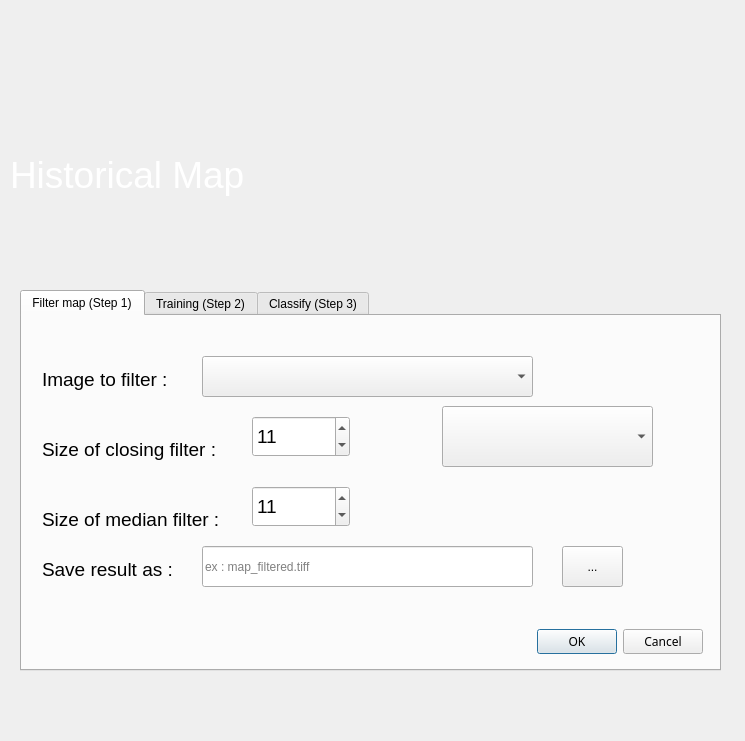
<?xml version="1.0" encoding="UTF-8"?>
<ui version="4.0">
 <class>HistoricalMap</class>
 <widget class="QDialog" name="HistoricalMap">
  <property name="geometry">
   <rect>
    <x>0</x>
    <y>0</y>
    <width>745</width>
    <height>741</height>
   </rect>
  </property>
  <property name="windowTitle">
   <string>HistoricalMap - Automatic vectorizing old forests</string>
  </property>
  <widget class="QTabWidget" name="tabWidget">
   <property name="geometry">
    <rect>
     <x>20</x>
     <y>290</y>
     <width>701</width>
     <height>381</height>
    </rect>
   </property>
   <property name="accessibleDescription">
    <string/>
   </property>
   <property name="currentIndex">
    <number>0</number>
   </property>
   <widget class="QWidget" name="tab">
    <attribute name="title">
     <string>Filter map (Step 1)</string>
    </attribute>
    <widget class="QLabel" name="tiffImageLabel_2">
     <property name="geometry">
      <rect>
       <x>20</x>
       <y>120</y>
       <width>221</width>
       <height>27</height>
      </rect>
     </property>
     <property name="font">
      <font>
       <pointsize>14</pointsize>
      </font>
     </property>
     <property name="text">
      <string>Size of closing filter :</string>
     </property>
    </widget>
    <widget class="QLabel" name="tiffImageLabel_3">
     <property name="geometry">
      <rect>
       <x>20</x>
       <y>190</y>
       <width>191</width>
       <height>27</height>
      </rect>
     </property>
     <property name="font">
      <font>
       <pointsize>14</pointsize>
      </font>
     </property>
     <property name="text">
      <string>Size of median filter :</string>
     </property>
    </widget>
    <widget class="QLabel" name="tiffImageLabel">
     <property name="geometry">
      <rect>
       <x>20</x>
       <y>50</y>
       <width>141</width>
       <height>27</height>
      </rect>
     </property>
     <property name="font">
      <font>
       <pointsize>14</pointsize>
      </font>
     </property>
     <property name="text">
      <string>Image to filter :</string>
     </property>
    </widget>
    <widget class="QgsMapLayerComboBox" name="inRaster">
     <property name="geometry">
      <rect>
       <x>180</x>
       <y>40</y>
       <width>331</width>
       <height>41</height>
      </rect>
     </property>
     <property name="filters">
      <set>QgsMapLayerProxyModel::PluginLayer|QgsMapLayerProxyModel::RasterLayer</set>
     </property>
    </widget>
    <widget class="QgsSpinBox" name="inShapeGrey">
     <property name="geometry">
      <rect>
       <x>230</x>
       <y>100</y>
       <width>98</width>
       <height>41</height>
      </rect>
     </property>
     <property name="font">
      <font>
       <pointsize>14</pointsize>
      </font>
     </property>
     <property name="minimum">
      <number>1</number>
     </property>
     <property name="maximum">
      <number>31</number>
     </property>
     <property name="singleStep">
      <number>2</number>
     </property>
     <property name="value">
      <number>11</number>
     </property>
    </widget>
    <widget class="QgsSpinBox" name="inShapeMedian">
     <property name="geometry">
      <rect>
       <x>230</x>
       <y>170</y>
       <width>98</width>
       <height>41</height>
      </rect>
     </property>
     <property name="font">
      <font>
       <pointsize>14</pointsize>
      </font>
     </property>
     <property name="minimum">
      <number>1</number>
     </property>
     <property name="maximum">
      <number>31</number>
     </property>
     <property name="singleStep">
      <number>2</number>
     </property>
     <property name="value">
      <number>11</number>
     </property>
    </widget>
    <widget class="QLineEdit" name="outRaster">
     <property name="geometry">
      <rect>
       <x>180</x>
       <y>230</y>
       <width>331</width>
       <height>41</height>
      </rect>
     </property>
     <property name="text">
      <string/>
     </property>
     <property name="placeholderText">
      <string>ex : map_filtered.tiff</string>
     </property>
    </widget>
    <widget class="QPushButton" name="selectFile">
     <property name="geometry">
      <rect>
       <x>540</x>
       <y>230</y>
       <width>61</width>
       <height>41</height>
      </rect>
     </property>
     <property name="text">
      <string>...</string>
     </property>
    </widget>
    <widget class="QLabel" name="tiffImageLabel_16">
     <property name="geometry">
      <rect>
       <x>20</x>
       <y>240</y>
       <width>141</width>
       <height>27</height>
      </rect>
     </property>
     <property name="font">
      <font>
       <pointsize>14</pointsize>
      </font>
     </property>
     <property name="text">
      <string>Save result as :</string>
     </property>
    </widget>
    <widget class="QgsMapLayerComboBox" name="shpd">
     <property name="geometry">
      <rect>
       <x>420</x>
       <y>90</y>
       <width>211</width>
       <height>61</height>
      </rect>
     </property>
     <property name="filters">
      <set>QgsMapLayerProxyModel::PluginLayer|QgsMapLayerProxyModel::PolygonLayer</set>
     </property>
    </widget>
    <widget class="QDialogButtonBox" name="btnRun">
     <property name="geometry">
      <rect>
       <x>500</x>
       <y>310</y>
       <width>181</width>
       <height>32</height>
      </rect>
     </property>
     <property name="font">
      <font>
       <family>Sans Serif</family>
      </font>
     </property>
     <property name="orientation">
      <enum>Qt::Horizontal</enum>
     </property>
     <property name="standardButtons">
      <set>QDialogButtonBox::Cancel|QDialogButtonBox::Ok</set>
     </property>
    </widget>
   </widget>
   <widget class="QWidget" name="tab_2">
    <attribute name="title">
     <string>Training (Step 2)</string>
    </attribute>
    <widget class="QLabel" name="tiffImageLabel_4">
     <property name="geometry">
      <rect>
       <x>20</x>
       <y>30</y>
       <width>141</width>
       <height>27</height>
      </rect>
     </property>
     <property name="font">
      <font>
       <pointsize>14</pointsize>
      </font>
     </property>
     <property name="text">
      <string>Filtered image :</string>
     </property>
    </widget>
    <widget class="QLabel" name="tiffImageLabel_5">
     <property name="geometry">
      <rect>
       <x>20</x>
       <y>70</y>
       <width>111</width>
       <height>27</height>
      </rect>
     </property>
     <property name="font">
      <font>
       <pointsize>14</pointsize>
      </font>
     </property>
     <property name="text">
      <string>Training cell :</string>
     </property>
    </widget>
    <widget class="QLabel" name="tiffImageLabel_6">
     <property name="geometry">
      <rect>
       <x>20</x>
       <y>230</y>
       <width>61</width>
       <height>27</height>
      </rect>
     </property>
     <property name="font">
      <font>
       <pointsize>11</pointsize>
      </font>
     </property>
     <property name="text">
      <string>Seed</string>
     </property>
    </widget>
    <widget class="QLabel" name="tiffImageLabel_7">
     <property name="geometry">
      <rect>
       <x>20</x>
       <y>110</y>
       <width>131</width>
       <height>27</height>
      </rect>
     </property>
     <property name="font">
      <font>
       <pointsize>14</pointsize>
      </font>
     </property>
     <property name="text">
      <string>Field column : </string>
     </property>
    </widget>
    <widget class="QLabel" name="tiffImageLabel_8">
     <property name="geometry">
      <rect>
       <x>20</x>
       <y>260</y>
       <width>61</width>
       <height>27</height>
      </rect>
     </property>
     <property name="font">
      <font>
       <pointsize>11</pointsize>
      </font>
     </property>
     <property name="text">
      <string>Split</string>
     </property>
    </widget>
    <widget class="QLabel" name="tiffImageLabel_10">
     <property name="geometry">
      <rect>
       <x>20</x>
       <y>150</y>
       <width>201</width>
       <height>27</height>
      </rect>
     </property>
     <property name="font">
      <font>
       <pointsize>14</pointsize>
      </font>
     </property>
     <property name="text">
      <string>Classifier :</string>
     </property>
    </widget>
    <widget class="QComboBox" name="comboBox">
     <property name="geometry">
      <rect>
       <x>160</x>
       <y>145</y>
       <width>101</width>
       <height>31</height>
      </rect>
     </property>
     <property name="font">
      <font>
       <pointsize>14</pointsize>
      </font>
     </property>
     <item>
      <property name="text">
       <string>GMM</string>
      </property>
     </item>
     <item>
      <property name="text">
       <string>KNN</string>
      </property>
     </item>
     <item>
      <property name="text">
       <string>RF</string>
      </property>
     </item>
     <item>
      <property name="text">
       <string>SVM</string>
      </property>
     </item>
    </widget>
    <widget class="QgsMapLayerComboBox" name="trainingCelld">
     <property name="geometry">
      <rect>
       <x>160</x>
       <y>70</y>
       <width>211</width>
       <height>31</height>
      </rect>
     </property>
     <property name="filters">
      <set>QgsMapLayerProxyModel::PluginLayer|QgsMapLayerProxyModel::PolygonLayer</set>
     </property>
    </widget>
    <widget class="QgsMapLayerComboBox" name="mMapLayerComboBox_3">
     <property name="geometry">
      <rect>
       <x>160</x>
       <y>26</y>
       <width>211</width>
       <height>31</height>
      </rect>
     </property>
     <property name="filters">
      <set>QgsMapLayerProxyModel::PluginLayer|QgsMapLayerProxyModel::RasterLayer</set>
     </property>
    </widget>
    <widget class="QLabel" name="tiffImageLabel_9">
     <property name="geometry">
      <rect>
       <x>20</x>
       <y>190</y>
       <width>191</width>
       <height>27</height>
      </rect>
     </property>
     <property name="font">
      <font>
       <pointsize>14</pointsize>
      </font>
     </property>
     <property name="text">
      <string>Output Model name : </string>
     </property>
    </widget>
    <widget class="QLineEdit" name="lineEdit">
     <property name="geometry">
      <rect>
       <x>210</x>
       <y>190</y>
       <width>191</width>
       <height>27</height>
      </rect>
     </property>
    </widget>
    <widget class="QgsFieldComboBox" name="mFieldComboBox">
     <property name="geometry">
      <rect>
       <x>160</x>
       <y>110</y>
       <width>160</width>
       <height>27</height>
      </rect>
     </property>
     <property name="filters">
      <set>QgsFieldProxyModel::String</set>
     </property>
    </widget>
   </widget>
   <widget class="QWidget" name="tab_3">
    <attribute name="title">
     <string>Classify (Step 3)</string>
    </attribute>
    <widget class="QLabel" name="tiffImageLabel_11">
     <property name="geometry">
      <rect>
       <x>20</x>
       <y>150</y>
       <width>131</width>
       <height>27</height>
      </rect>
     </property>
     <property name="font">
      <font>
       <pointsize>14</pointsize>
      </font>
     </property>
     <property name="text">
      <string>Saved Model  : </string>
     </property>
    </widget>
    <widget class="QLabel" name="tiffImageLabel_12">
     <property name="geometry">
      <rect>
       <x>20</x>
       <y>30</y>
       <width>141</width>
       <height>27</height>
      </rect>
     </property>
     <property name="font">
      <font>
       <pointsize>14</pointsize>
      </font>
     </property>
     <property name="text">
      <string>Filtered image :</string>
     </property>
    </widget>
    <widget class="QLabel" name="tiffImageLabel_13">
     <property name="geometry">
      <rect>
       <x>20</x>
       <y>70</y>
       <width>111</width>
       <height>27</height>
      </rect>
     </property>
     <property name="font">
      <font>
       <pointsize>14</pointsize>
      </font>
     </property>
     <property name="text">
      <string>Training cell :</string>
     </property>
    </widget>
    <widget class="QgsFieldComboBox" name="mFieldComboBox_2">
     <property name="geometry">
      <rect>
       <x>160</x>
       <y>105</y>
       <width>211</width>
       <height>31</height>
      </rect>
     </property>
     <property name="editable">
      <bool>true</bool>
     </property>
     <property name="duplicatesEnabled">
      <bool>false</bool>
     </property>
    </widget>
    <widget class="QLabel" name="tiffImageLabel_14">
     <property name="geometry">
      <rect>
       <x>20</x>
       <y>110</y>
       <width>131</width>
       <height>27</height>
      </rect>
     </property>
     <property name="font">
      <font>
       <pointsize>14</pointsize>
      </font>
     </property>
     <property name="text">
      <string>Field column : </string>
     </property>
    </widget>
    <widget class="QLabel" name="tiffImageLabel_15">
     <property name="geometry">
      <rect>
       <x>20</x>
       <y>190</y>
       <width>151</width>
       <height>27</height>
      </rect>
     </property>
     <property name="font">
      <font>
       <pointsize>14</pointsize>
      </font>
     </property>
     <property name="text">
      <string>Classified image :</string>
     </property>
    </widget>
    <widget class="QgsMapLayerComboBox" name="mMapLayerComboBox_4">
     <property name="geometry">
      <rect>
       <x>160</x>
       <y>30</y>
       <width>211</width>
       <height>31</height>
      </rect>
     </property>
     <property name="filters">
      <set>QgsMapLayerProxyModel::PluginLayer|QgsMapLayerProxyModel::RasterLayer</set>
     </property>
    </widget>
    <widget class="QgsMapLayerComboBox" name="trainingcell_2">
     <property name="geometry">
      <rect>
       <x>160</x>
       <y>70</y>
       <width>211</width>
       <height>31</height>
      </rect>
     </property>
     <property name="filters">
      <set>QgsMapLayerProxyModel::PluginLayer|QgsMapLayerProxyModel::PolygonLayer</set>
     </property>
    </widget>
   </widget>
  </widget>
  <widget class="QLabel" name="label">
   <property name="geometry">
    <rect>
     <x>0</x>
     <y>0</y>
     <width>781</width>
     <height>241</height>
    </rect>
   </property>
   <property name="text">
    <string/>
   </property>
   <property name="pixmap">
    <pixmap>:/plugins/HistoricalMap/img/historical_header.jpg</pixmap>
   </property>
   <property name="scaledContents">
    <bool>true</bool>
   </property>
  </widget>
  <widget class="QLabel" name="label_2">
   <property name="geometry">
    <rect>
     <x>10</x>
     <y>150</y>
     <width>331</width>
     <height>51</height>
    </rect>
   </property>
   <property name="text">
    <string>&lt;html&gt;&lt;head/&gt;&lt;body&gt;&lt;p&gt;&lt;span style=&quot; font-size:28pt; color:#ffffff;&quot;&gt;Historical Map&lt;/span&gt;&lt;/p&gt;&lt;/body&gt;&lt;/html&gt;</string>
   </property>
  </widget>
 </widget>
 <customwidgets>
  <customwidget>
   <class>QgsFieldComboBox</class>
   <extends>QComboBox</extends>
   <header>qgsfieldcombobox.h</header>
  </customwidget>
  <customwidget>
   <class>QgsMapLayerComboBox</class>
   <extends>QComboBox</extends>
   <header>qgsmaplayercombobox.h</header>
  </customwidget>
  <customwidget>
   <class>QgsSpinBox</class>
   <extends>QSpinBox</extends>
   <header>qgsspinbox.h</header>
  </customwidget>
 </customwidgets>
 <resources/>
 <connections/>
</ui>
